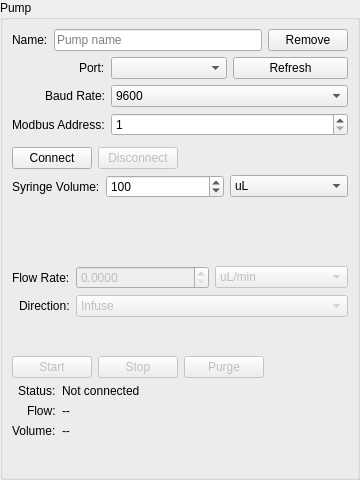
<?xml version="1.0" encoding="UTF-8"?>
<ui version="4.0">
 <class>PumpRowWidget</class>
 <widget class="QWidget" name="PumpRowWidget">
  <property name="geometry">
   <rect>
    <x>0</x>
    <y>0</y>
    <width>360</width>
    <height>480</height>
   </rect>
  </property>
  <layout class="QVBoxLayout" name="mainLayout">
   <property name="leftMargin">
    <number>0</number>
   </property>
   <property name="topMargin">
    <number>0</number>
   </property>
   <property name="rightMargin">
    <number>0</number>
   </property>
   <property name="bottomMargin">
    <number>0</number>
   </property>
   <item>
    <widget class="QGroupBox" name="pumpGroup">
     <property name="title">
      <string>Pump</string>
     </property>
     <layout class="QVBoxLayout" name="groupLayout">
      <property name="spacing">
       <number>6</number>
      </property>
      <item>
       <layout class="QHBoxLayout" name="nameLayout">
        <item>
         <widget class="QLabel" name="nameLabel">
          <property name="text">
           <string>Name:</string>
          </property>
         </widget>
        </item>
        <item>
         <widget class="QLineEdit" name="nameEdit">
          <property name="placeholderText">
           <string>Pump name</string>
          </property>
         </widget>
        </item>
        <item>
         <widget class="QPushButton" name="removeBtn">
          <property name="text">
           <string>Remove</string>
          </property>
         </widget>
        </item>
       </layout>
      </item>
      <item>
       <layout class="QFormLayout" name="connectionForm">
        <property name="labelAlignment">
         <set>Qt::AlignRight|Qt::AlignTrailing|Qt::AlignVCenter</set>
        </property>
        <item row="0" column="0">
         <widget class="QLabel" name="portLabel">
          <property name="text">
           <string>Port:</string>
          </property>
         </widget>
        </item>
        <item row="0" column="1">
         <layout class="QHBoxLayout" name="portLayout">
          <item>
           <widget class="QComboBox" name="portCombo"/>
          </item>
          <item>
           <widget class="QPushButton" name="portRefreshBtn">
            <property name="text">
             <string>Refresh</string>
            </property>
           </widget>
          </item>
         </layout>
        </item>
        <item row="1" column="0">
         <widget class="QLabel" name="baudLabel">
          <property name="text">
           <string>Baud Rate:</string>
          </property>
         </widget>
        </item>
        <item row="1" column="1">
         <widget class="QComboBox" name="baudCombo">
          <item>
           <property name="text">
            <string>9600</string>
           </property>
          </item>
          <item>
           <property name="text">
            <string>19200</string>
           </property>
          </item>
          <item>
           <property name="text">
            <string>38400</string>
           </property>
          </item>
          <item>
           <property name="text">
            <string>57600</string>
           </property>
          </item>
          <item>
           <property name="text">
            <string>115200</string>
           </property>
          </item>
         </widget>
        </item>
        <item row="2" column="0">
         <widget class="QLabel" name="addressLabel">
          <property name="text">
           <string>Modbus Address:</string>
          </property>
         </widget>
        </item>
        <item row="2" column="1">
         <widget class="QSpinBox" name="addressSpinBox">
          <property name="minimum">
           <number>1</number>
          </property>
          <property name="maximum">
           <number>247</number>
          </property>
          <property name="value">
           <number>1</number>
          </property>
         </widget>
        </item>
       </layout>
      </item>
      <item>
       <layout class="QHBoxLayout" name="connLayout">
        <item>
         <widget class="QPushButton" name="connectBtn">
          <property name="text">
           <string>Connect</string>
          </property>
         </widget>
        </item>
        <item>
         <widget class="QPushButton" name="disconnectBtn">
          <property name="enabled">
           <bool>false</bool>
          </property>
          <property name="text">
           <string>Disconnect</string>
          </property>
         </widget>
        </item>
        <item>
         <spacer name="connSpacer">
          <property name="orientation">
           <enum>Qt::Horizontal</enum>
          </property>
          <property name="sizeHint" stdset="0">
           <size>
            <width>40</width>
            <height>20</height>
           </size>
          </property>
         </spacer>
        </item>
       </layout>
      </item>
      <item>
       <layout class="QFormLayout" name="syringeForm">
        <property name="labelAlignment">
         <set>Qt::AlignRight|Qt::AlignTrailing|Qt::AlignVCenter</set>
        </property>
        <item row="0" column="0">
         <widget class="QLabel" name="syringeVolLabel">
          <property name="text">
           <string>Syringe Volume:</string>
          </property>
         </widget>
        </item>
        <item row="0" column="1">
         <layout class="QHBoxLayout" name="syringeLayout">
          <item>
           <widget class="QSpinBox" name="syringeVolSpinBox">
            <property name="minimum">
             <number>1</number>
            </property>
            <property name="maximum">
             <number>9999</number>
            </property>
            <property name="value">
             <number>100</number>
            </property>
           </widget>
          </item>
          <item>
           <widget class="QComboBox" name="syringeUnitCombo">
            <item>
             <property name="text">
              <string>uL</string>
             </property>
            </item>
            <item>
             <property name="text">
              <string>mL</string>
             </property>
            </item>
           </widget>
          </item>
         </layout>
        </item>
       </layout>
      </item>
      <item>
       <layout class="QFormLayout" name="flowForm">
        <property name="labelAlignment">
         <set>Qt::AlignRight|Qt::AlignTrailing|Qt::AlignVCenter</set>
        </property>
        <item row="0" column="0">
         <widget class="QLabel" name="flowLabel">
          <property name="text">
           <string>Flow Rate:</string>
          </property>
         </widget>
        </item>
        <item row="0" column="1">
         <layout class="QHBoxLayout" name="flowLayout">
          <item>
           <widget class="QDoubleSpinBox" name="flowRateSpinBox">
            <property name="enabled">
             <bool>false</bool>
            </property>
            <property name="decimals">
             <number>4</number>
            </property>
            <property name="minimum">
             <double>0.000000000000000</double>
            </property>
            <property name="maximum">
             <double>100000.000000000000000</double>
            </property>
            <property name="value">
             <double>0.000000000000000</double>
            </property>
           </widget>
          </item>
          <item>
           <widget class="QComboBox" name="flowUnitCombo">
            <property name="enabled">
             <bool>false</bool>
            </property>
            <item>
             <property name="text">
              <string>uL/min</string>
             </property>
            </item>
            <item>
             <property name="text">
              <string>mL/min</string>
             </property>
            </item>
           </widget>
          </item>
         </layout>
        </item>
        <item row="1" column="0">
         <widget class="QLabel" name="directionLabel">
          <property name="text">
           <string>Direction:</string>
          </property>
         </widget>
        </item>
        <item row="1" column="1">
         <widget class="QComboBox" name="directionCombo">
          <property name="enabled">
           <bool>false</bool>
          </property>
          <item>
           <property name="text">
            <string>Infuse</string>
           </property>
          </item>
          <item>
           <property name="text">
            <string>Withdraw</string>
           </property>
          </item>
         </widget>
        </item>
       </layout>
      </item>
      <item>
       <layout class="QHBoxLayout" name="runLayout">
        <item>
         <widget class="QPushButton" name="startBtn">
          <property name="enabled">
           <bool>false</bool>
          </property>
          <property name="text">
           <string>Start</string>
          </property>
         </widget>
        </item>
        <item>
         <widget class="QPushButton" name="stopBtn">
          <property name="enabled">
           <bool>false</bool>
          </property>
          <property name="text">
           <string>Stop</string>
          </property>
         </widget>
        </item>
        <item>
         <widget class="QPushButton" name="purgeBtn">
          <property name="enabled">
           <bool>false</bool>
          </property>
          <property name="toolTip">
           <string>Run pump at full speed (hold to purge)</string>
          </property>
          <property name="text">
           <string>Purge</string>
          </property>
         </widget>
        </item>
        <item>
         <spacer name="runSpacer">
          <property name="orientation">
           <enum>Qt::Horizontal</enum>
          </property>
          <property name="sizeHint" stdset="0">
           <size>
            <width>40</width>
            <height>20</height>
           </size>
          </property>
         </spacer>
        </item>
       </layout>
      </item>
      <item>
       <layout class="QFormLayout" name="statusForm">
        <property name="labelAlignment">
         <set>Qt::AlignRight|Qt::AlignTrailing|Qt::AlignVCenter</set>
        </property>
        <item row="0" column="0">
         <widget class="QLabel" name="statusTextLabel">
          <property name="text">
           <string>Status:</string>
          </property>
         </widget>
        </item>
        <item row="0" column="1">
         <widget class="QLabel" name="statusLabel">
          <property name="text">
           <string>Not connected</string>
          </property>
         </widget>
        </item>
        <item row="1" column="0">
         <widget class="QLabel" name="flowStatusTextLabel">
          <property name="text">
           <string>Flow:</string>
          </property>
         </widget>
        </item>
        <item row="1" column="1">
         <widget class="QLabel" name="flowStatusLabel">
          <property name="text">
           <string>--</string>
          </property>
         </widget>
        </item>
        <item row="2" column="0">
         <widget class="QLabel" name="volumeTextLabel">
          <property name="text">
           <string>Volume:</string>
          </property>
         </widget>
        </item>
        <item row="2" column="1">
         <widget class="QLabel" name="volumeLabel">
          <property name="text">
           <string>--</string>
          </property>
         </widget>
        </item>
       </layout>
      </item>
     </layout>
    </widget>
   </item>
  </layout>
 </widget>
 <resources/>
</ui>
